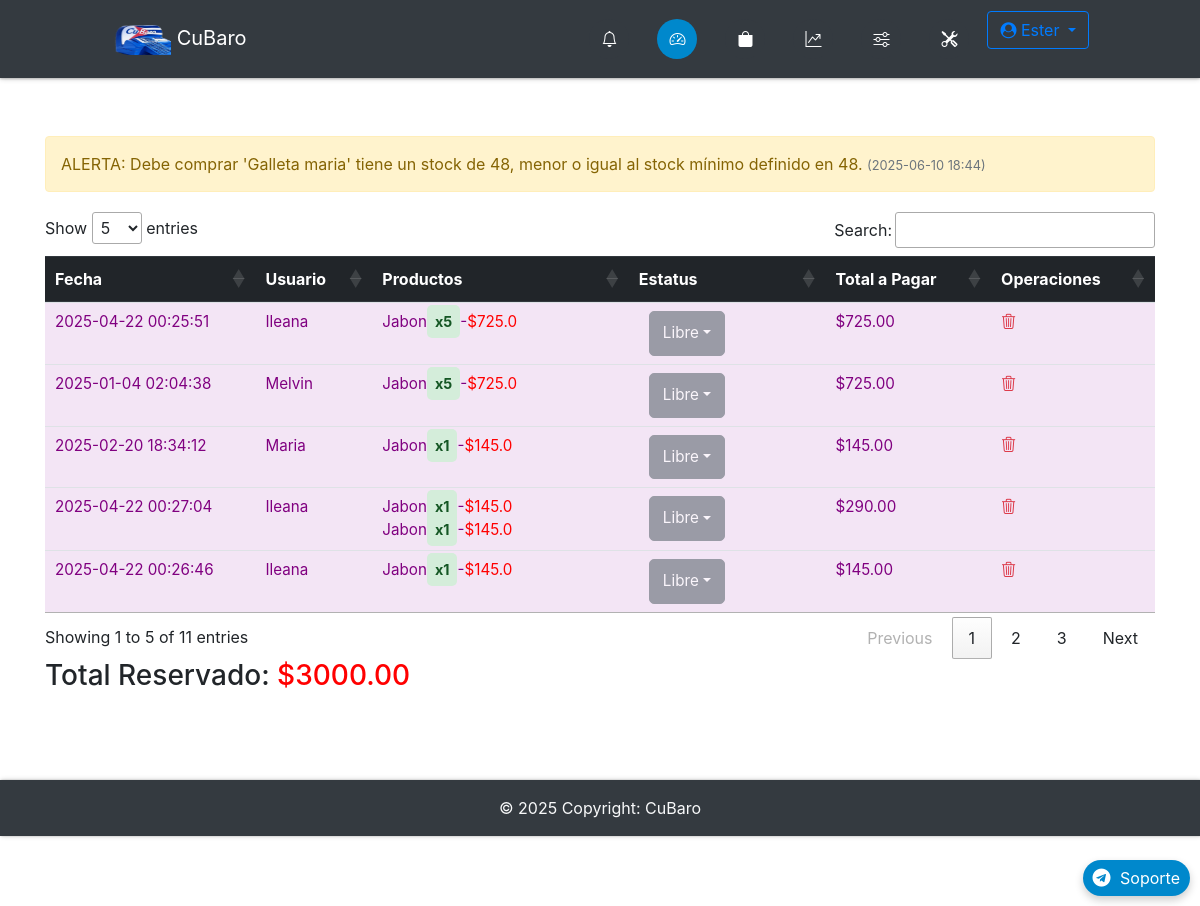
The app's page /admin/ (signed in) with its own data.
### app/db_models.py (models this page shows, shortened)
class User(UserMixin, db.Model):
    __tablename__ = "users"
    id = db.Column(db.Integer, primary_key=True)
    name = db.Column(db.Text, nullable=False)
    email = db.Column(db.String(50), nullable=False, unique=True)
    phone = db.Column(db.String(50), nullable=False)
    password = db.Column(db.String(250), nullable=False)
    admin = db.Column(db.Integer, nullable=False, default=0)
    email_confirmed = db.Column(db.Integer, nullable=False, default=1)
    created_by = db.Column(db.Integer, db.ForeignKey('users.id'), nullable=True)  # ID del creador
    registration_date = db.Column(db.DateTime, default=lambda: datetime.now(timezone.utc))  # Fecha de registro
    membership_expiration = db.Column(db.DateTime, nullable=True)  # Fecha de vencimiento de membresía
    updated_at = db.Column(db.DateTime, default=lambda: datetime.now(timezone.utc))  # Fecha de expiracion de Codigo de recuperacion empleado
    membership_id = db.Column(db.Integer, db.ForeignKey('memberships.id'), nullable=False)  # Relación con membresía
    membership = db.relationship('Membership', backref='users')
    employees = db.relationship('User', backref='creator', remote_side=[id], lazy='select')  # Relación empleados
    cart = db.relationship('Cart', backref='buyer')
    orders = db.relationship("Order", backref='customer', foreign_keys="[Order.uid]")  # Relación con clave foránea especificada
    master_key = db.Column(db.String(100), unique=True)

class Alert(db.Model):
    __tablename__ = 'alert'
    id = db.Column(db.Integer, primary_key=True)
    message = db.Column(db.String(255), nullable=False)
    category = db.Column(db.String(50), nullable=False)  # 'error', 'warning', etc.
    created_at = db.Column(db.DateTime, default=datetime.now(timezone.utc))
    user_id = db.Column(db.Integer, db.ForeignKey('users.id'))  # Opcional: asociar alertas a un usuario
    user = db.relationship('User', backref='alerts')

class Order(db.Model):
    __tablename__ = "orders"
    id = db.Column(db.Integer, primary_key=True)
    uid = db.Column(db.Integer, db.ForeignKey('users.id'), nullable=False)  # Clave foránea del cliente
    date = db.Column(db.DateTime, nullable=False)
    status = db.Column(db.String(50), nullable=False)
    items = db.relationship("Ordered_item", backref="order", cascade="all, delete-orphan")

class Ordered_item(db.Model):
    __tablename__ = "ordered_items"
    id = db.Column(db.Integer, primary_key=True)
    oid = db.Column(db.Integer, db.ForeignKey('orders.id'))
    itemid = db.Column(db.Integer, db.ForeignKey('items.id'))
    quantity = db.Column(db.Integer, nullable=False)

class Item(db.Model):
    __tablename__ = "items"
    id = db.Column(db.Integer, primary_key=True)
    name = db.Column(db.String(100), nullable=False)
    price = db.Column(db.Float, nullable=False)
    category = db.Column(db.Text, nullable=False)
    image = db.Column(db.String(250), nullable=False)
    details = db.Column(db.String(250), nullable=False)
    stock_min = db.Column(db.Integer, default=0)
    costo = db.Column(db.Integer)
    stock = db.Column(db.Integer, default=0)
    created_by = db.Column(db.Integer, db.ForeignKey('users.id'), nullable=False)  # Vincular con el creador
    creator = db.relationship('User', backref='items_created')  # Relación con el usuario que creó el producto
    orders = db.relationship('Ordered_item', backref='item', lazy=True, cascade="all, delete, delete-orphan")
    in_cart = db.relationship("Cart", backref="item", lazy=True, cascade="all, delete, delete-orphan")

### app/funcs.py (the view)
	def wrapper(*args, **kwargs):
		if current_user.is_authenticated and current_user.admin == 1:
			return func(*args, **kwargs)
		else:
			return "No estás autorizado a acceder a esta URL."

### app/admin/routes.py (called while the page is built)
@admin.route('/')
@admin_only
def dashboard():
    alerts = Alert.query.filter_by(user_id=current_user.id).order_by(Alert.created_at.desc()).all()
    orders = Order.query.join(User, Order.uid == User.id).filter(
        (User.id == current_user.id) | (User.created_by == current_user.id)
    ).all()
    return render_template("admin/home.html", orders=orders, alerts=alerts)

### app/funcs.py (called while the page is built)
def admin_only(func):
	def wrapper(*args, **kwargs):
		if current_user.is_authenticated and current_user.admin == 1:
			return func(*args, **kwargs)
		else:
			return "No estás autorizado a acceder a esta URL."
	wrapper.__name__ = func.__name__
	return wrapper

### app/admin/templates/admin/home.html (shortened to what this page needs)
{% extends "admin/base.html" %}
{% block content %}
{% if alerts %}
<div class="alert-container">
    {% for alert in alerts %}
    <div class="alert alert-{{ alert.category }}" id="alert-{{ alert.id }}">
        {{ alert.message }}
        <small class="text-muted" style="font-size: 0.8em;">({{ alert.created_at.strftime('%Y-%m-%d %H:%M') }})</small>
    </div>
    {% endfor %}
</div>
{% else %}
<div class="alert alert-info">
    No hay alertas de stock en este momento.
</div>
{% endif %}
{% if not orders %}
<div class="flash-error">No hay Ordenes.</div>
{% else %}
<div class="table-responsive">
    <table id="orders-table" class="table table-striped table-hover">
        <thead class="thead-dark">
            <tr>
                <th>Fecha</th>
                <th>Usuario</th>
                <th>Productos</th>
                <th>Estatus</th>
                <th>Total a Pagar</th>
                <th>Operaciones</th>
            </tr>
        </thead>
        <tbody>
            {% for order in orders %}
            <tr data-order-id="{{ order.id }}" data-order-status="{{ order.status }}" data-order-total="0"
                data-username="{{ order.customer.name }}">
                <td>{{ order.date.strftime('%Y-%m-%d %H:%M:%S') }}</td>
                <td>{{ order.customer.name }}</td>
                <td>
                    {% for i in order.items %}
                    {% set item_price = i.item.price %}
                    {% set item_total = item_price * i.quantity %}
                    <div class="my" data-item-price="{{ item_price }}" data-item-quantity="{{ i.quantity }}"
                        data-item-total="{{ item_total }}">
                        {{ i.item.name }}<span class="success">x{{ i.quantity }}</span>-<span style="color: red;">${{
                            item_total }}</span><br>
                    </div>
                    {% endfor %}
                </td>
                <td>
                    <form method="POST" action="{{ url_for('admin.update_order_status', id=order.id) }}">
                        <div class="input-group">
                            <div class="custom-dropdown">
                                <button type="button" class="dropdown-toggle btn btn-secondary"
                                    id="statusDropdown_{{ order.id }}" data-toggle="dropdown" aria-haspopup="true"
                                    aria-expanded="false">
                                </button>
                            </div>
                        </div>
                    </form>
                </td>
                <td class="order-total">$0</td>
                <td>
                    <a href="#" class="delete-order-link" data-order-id="{{ order.id }}">
                        <i class="bi bi-trash3 text-danger"></i>
                    </a>
                </td>
            </tr>
            {% endfor %}
        </tbody>
    </table>
</div>
<div>
    <h3>Total Reservado: <span id="total-reservado" style="color: red;">$0.00</span></h3>
</div>
{% endif %}
{% endblock %}

### app/admin/templates/admin/base.html (shortened to what this page needs)
{% import "bootstrap/wtf.html" as wtf %}
<!DOCTYPE html>
<html lang="es">
<head>
  <link rel="stylesheet" href="https://maxcdn.bootstrapcdn.com/bootstrap/4.0.0/css/bootstrap.min.css"
>
  <link href="https://cdn.jsdelivr.net/gh/gitbrent/bootstrap4-toggle@3.6.1/css/bootstrap4-toggle.min.css"
    rel="stylesheet">
  <link rel="stylesheet" type="text/css" href="{{ url_for('static', filename='styles.css') }}">
  <link rel="stylesheet" href="https://cdnjs.cloudflare.com/ajax/libs/font-awesome/4.7.0/css/font-awesome.min.css">
  <link rel="stylesheet" href="https://cdnjs.cloudflare.com/ajax/libs/animate.css/4.1.1/animate.min.css" />
  <link rel="stylesheet" href="https://cdn.jsdelivr.net/npm/bootstrap-icons@1.11.3/font/bootstrap-icons.min.css">
  <link rel="stylesheet" type="text/css" href="https://cdn.datatables.net/1.13.7/css/jquery.dataTables.min.css">
  <link href="https://cdn.jsdelivr.net/npm/bootstrap-switch-button/css/bootstrap-switch-button.min.css"
    rel="stylesheet">
</head>
<body>
  <nav
    class="navbar navbar-expand-lg {% if request.path.startswith('/admin') %}navbar-dark bg-dark{% else %}navbar-light bg-light{% endif %} fixed-top">
    <div class="container-fluid">
      <a class="navbar-brand" href="{{ url_for('home') }}" data-toggle="tooltip" title="Inicio">
        <img src="{{ url_for('static', filename='img/logoo.png') }}" height="30" width="60" alt="CuBaro Logo"> CuBaro
      </a>
      <ul class="navbar-nav d-flex flex-row ml-auto">
        <div class="d-flex justify-content-center">
          {% if not current_user.is_authenticated %}
          {% if request.path.startswith('/admin') %}
          <li class="nav-item {% if request.endpoint == 'login' %}active{% endif %}">
            <a class="nav-link" href="{{ url_for('login') }}" data-toggle="tooltip" title="Iniciar Sesión">
              <div class="icon-circle">
                <i class="bi bi-box-arrow-in-right"></i>
              </div>
            </a>
          </li>
          {% else %}
          <a class="btn btn-outline-primary mr-2 {% if request.endpoint == 'login' %}active{% endif %}"
            href="{{ url_for('login') }}">Iniciar Sesión</a>
          <a class="btn btn-outline-primary {% if request.endpoint == 'register_admin' %}active{% endif %}"
            href="{{ url_for('register_admin') }}">Registrarse</a>
          {% endif %}
          {% else %}
          <li class="nav-item mr-2 {% if request.endpoint == 'orders' %}active{% endif %}">
            <a class="nav-link" href="{{ url_for('orders') }}" data-toggle="tooltip" title="Órdenes">
              <div class="icon-circle">
                <i class="bi bi-bell"></i>
              </div>
            </a>
          </li>
          {% if request.path.startswith('/admin') %}
          <li class="nav-item mr-2 {% if request.endpoint == 'admin.dashboard' %}active{% endif %}">
            <a class="nav-link" href="{{ url_for('admin.dashboard') }}" data-toggle="tooltip" title="Panel">
              <div class="icon-circle">
                <i class="bi bi-speedometer2"></i>
              </div>
            </a>
          </li>
          <li class="nav-item mr-2 {% if request.endpoint == 'admin.items' %}active{% endif %}">
            <a class="nav-link" href="{{ url_for('admin.items') }}" data-toggle="tooltip" title="Productos">
              <div class="icon-circle">
                <i class="bi bi-bag-fill"></i>
              </div>
            </a>
          </li>
          <li class="nav-item mr-2 {% if request.endpoint == 'admin.statictics' %}active{% endif %}">
            <a class="nav-link" href="{{ url_for('admin.statictics') }}" data-toggle="tooltip" title="Estadísticas">
              <div class="icon-circle">
                <i class="bi bi-graph-up-arrow"></i>
              </div>
            </a>
          </li>
          <li class="nav-item mr-2 {% if request.endpoint == 'admin.configuracion' %}active{% endif %}">
            <a class="nav-link" href="{{ url_for('admin.configuracion') }}" data-toggle="tooltip" title="Configuración">
              <div class="icon-circle">
                <i class="bi bi-sliders"></i>
              </div>
            </a>
          </li>
          <li class="nav-item mr-2">
            <a class="nav-link" data-toggle="modal" data-target="#fullScreenModal" title="Herramientas">
              <div class="icon-circle">
                <i class="bi bi-tools"></i>
              </div>
            </a>
          </li>
          {% endif %}
          <div class="dropdown ml-auto">
            <a class="btn btn-outline-primary dropdown-toggle" href="#" id="navbarDropdown" role="button"
              data-toggle="dropdown" aria-haspopup="true" aria-expanded="false">
              <i class="fa fa-user-circle"></i> {{ current_user.name }}
            </a>
          </div>
          {% endif %}
        </div>
      </ul>
    </div>
  </nav>
  <div class="container">
    <div class="main">
      {% block content %}
      {% endblock %}
      <a href="https://t.me/CuBaro_soporte" target="_blank" class="telegram-float">
        <i class="fa fa-telegram fa-2x"></i> Soporte
      </a>
    </div>
  </div>
  <footer class="bg-dark text-center text-lg-start text-light">
    <div class="text-center p-3">
      © {{ now.year }} Copyright: CuBaro
    </div>
  </footer>
</body>
</html>

### app/static/styles.css (style rules this page uses)
:root { --white: #eceff3; --primary-blue: #007bff; --dark-bg: #343a40; --error-red: #ff4c4c; --success-green: #00e676; --chart-red: #ff6384; --chart-blue: #36a2eb; --chart-purple: #cc65fe; --chart-yellow: #ffce56; --chart-green: #2ecc71; --telegram-blue: #0088cc; --telegram-hover: #3688b183; --shadow-light: rgba(0, 0, 0, 0.2); --shadow-dark: rgba(0, 0, 0, 0.19); }
body { padding-top: 80px; }
.main { padding: 10vh 0; }
.navbar { padding: 0.7rem 6rem; box-shadow: 0 1px 2px 0 var(--shadow-light), 0 1px 5px 0 var(--shadow-dark); position: fixed; top: 0; z-index: 1050; background-color: var(--dark-bg); width: 100%; }
.navbar-nav { gap: 3px; display: flex; align-items: center; }
.icon-circle { display: flex; align-items: center; justify-content: center; width: 40px; height: 40px; border-radius: 50%; background-color: var(--dark-bg); color: white; margin: 0 2px; transition: background-color 0.3s, color 0.3s; }
.nav-item.active .icon-circle { background-color: var(--telegram-blue); color: white; }
footer { box-shadow: 1px 0 2px 0 var(--shadow-light), 1px 0 5px 0 var(--shadow-dark); }
table.dataTable { margin: 0 auto; width: 100%; }
table.dataTable th { color: white; background-color: var(--dark-bg); padding: 15px; }
table.dataTable tr { border-bottom: 1px solid #0046C2; }
table.dataTable td { padding: 15px 30px; }
.alert { padding: 15px; margin-bottom: 20px; border: 1px solid transparent; border-radius: 4px; font-size: 16px; transition: opacity 0.5s ease; }
.alert-warning { color: #856404; background-color: #fff3cd; border-color: #ffeeba; }
.flash-error, .help-block, .success { text-align: center; padding: 5px; font-weight: bold; max-width: 400px; margin: 0 auto; }
.success { color: var(--success-green); }
form .btn { background: var(--primary-blue); color: white; border-radius: 5px; }
.disabled { opacity: 0.5; pointer-events: none; }
.text-muted { font-size: 0.9rem; color: gray; }
button { padding: 5px 10px; font-size: 18px; margin: 0 10px; cursor: pointer; }
.table-responsive { overflow-x: auto; }
.telegram-float { position: fixed; bottom: 20px; right: 20px; background-color: var(--telegram-blue); color: white; padding: 10px 20px; border-radius: 25px; text-decoration: none; box-shadow: 0 4px 8px var(--shadow-light); transition: background-color 0.3s, transform 0.3s ease; z-index: 9999; }
.telegram-float i { margin-right: 5px; }
body { padding-bottom: 70px; padding-top: 56px; overflow-x: hidden; }
.flash-error, .success { padding: 10px; margin: 10px 0; border-radius: 5px; text-align: center; max-width: 400px; margin-left: auto; margin-right: auto; }
.success { background-color: #d4edda; color: #155724; }
@media (min-width: 992px) { .telegram-float { bottom: 10px; right: 10px; padding: 6px 10px; } }
@media (min-width: 992px) { .telegram-float i { font-size: 18px; } }
@media (min-width: 992px) { .flash-error, .success { padding: 8px; font-size: 0.9rem; } }
@media (min-width: 992px) { .input-group { max-width: 190px; width: 100%; } }
@media (min-width: 992px) { .input-group .btn { padding: 10px 13px; font-size: 0.95rem; min-width: 38px; } }
@media (min-width: 992px) { .text-muted { font-size: 0.85rem; } }
table.dataTable th { color: white; background-color: var(--dark-bg, #343a40); padding: 15px; font-size: 1rem; }
table.dataTable td { padding: 15px 30px; font-size: 0.95rem; }
.input-group { display: flex; align-items: center; max-width: 250px; margin: 0 auto; width: 100%; }
@media (min-width: 992px) { .input-group { max-width: 200px; width: 100%; } }

### records on screen
User: name "Ester"
Alert: message "ALERTA: Debe comprar 'Galleta maria' tiene un stock de 48, menor o igual al stock mínimo definido en 48.", created_at "2025-06-10 18:44"
Order: date "2025-04-22 00:25:51", customer.name "Ileana"
Ordered_item: item.name "Jabon", quantity "5", item_total "725.0"
Order: date "2025-01-04 02:04:38", customer.name "Melvin"
Ordered_item: item.name "Jabon", quantity "5", item_total "725.0"
Order: date "2025-02-20 18:34:12", customer.name "Maria"
Ordered_item: item.name "Jabon", quantity "1", item_total "145.0"
Order: date "2025-04-22 00:27:04", customer.name "Ileana"
Ordered_item: item.name "Jabon", quantity "1", item_total "145.0"
Ordered_item: item.name "Jabon", quantity "1", item_total "145.0"
Order: date "2025-04-22 00:26:46", customer.name "Ileana"
Ordered_item: item.name "Jabon", quantity "1", item_total "145.0"
